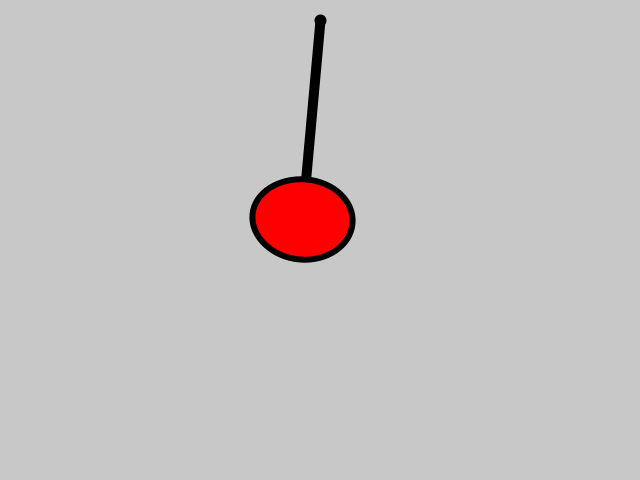
Frame 1 (no input)
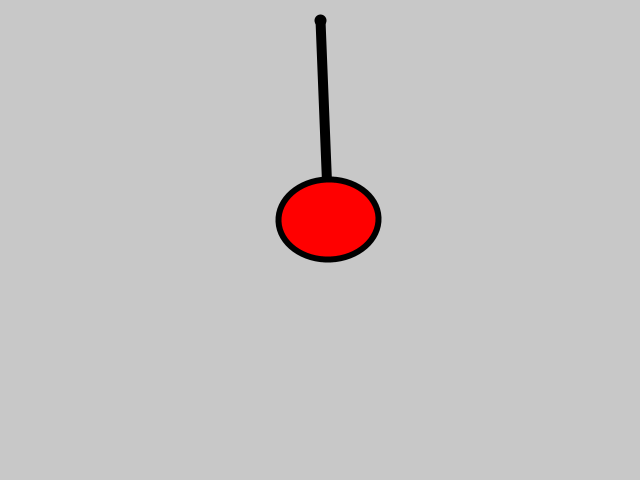
Frame 60 (the mouse pressed at the canvas centre just before this capture)
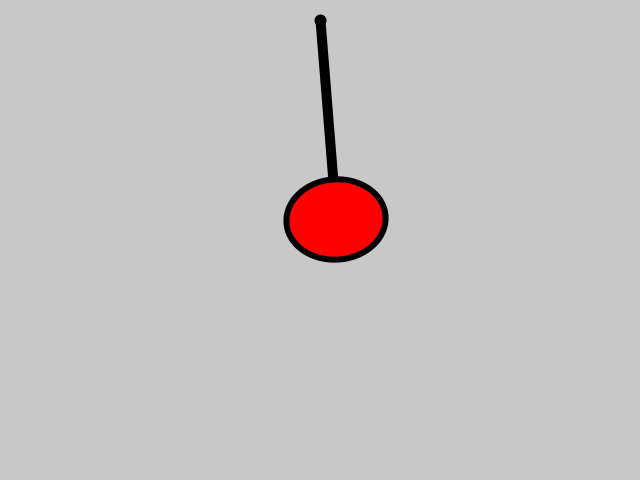
Frame 120 (the mouse held since frame 60 and released just before this capture)

The Processing sketch that drew these frames (run headless with seeded random() and noise(); from frame 60 on, the mouse is pressed at the canvas centre):

// Processing sketch: processing_148280
// ── processing_148280.pde

float period = 5;
float amplitude = 0.2;

void setup()
{
size(640,480);
}

void draw()
{
background(200);
translate(width/2,20);
float angle = motion();
rotate(angle);
pendulum();

}
void pendulum()
{
strokeWeight(10);
line(0,0,0,200);
strokeWeight(6);
fill(255,0,0);
ellipse(0,200,100,80);
strokeWeight(12);
point(0,0);
}

float motion()
{  
  float time = norm(millis(),0,500);
  float fraction = norm(time,0,period);
  float shm = sin(fraction*TWO_PI);
  float angle = amplitude*shm;
  return angle;
}
